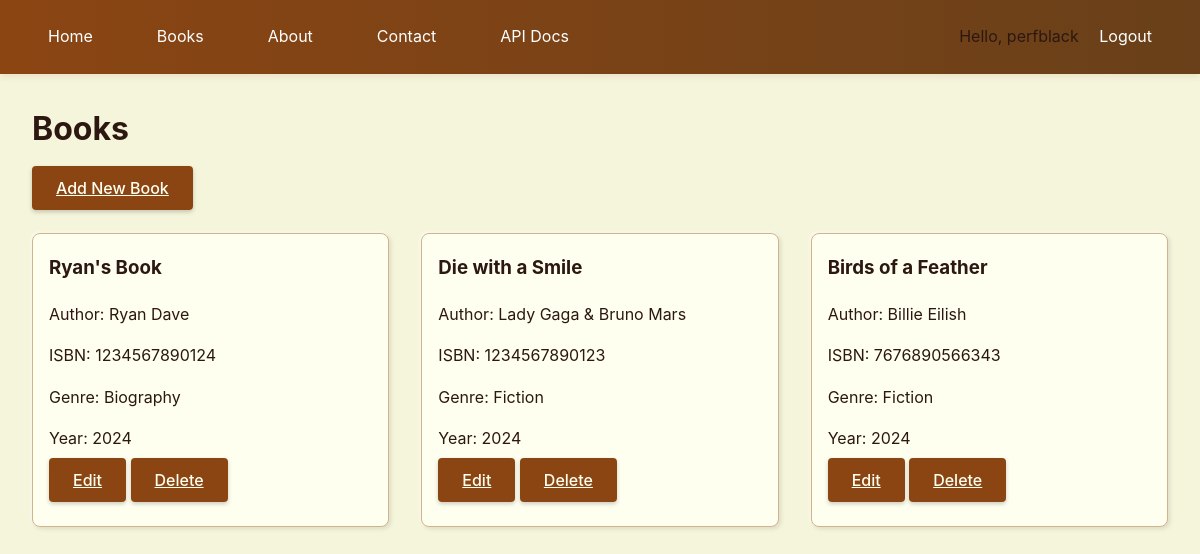
The page /books (signed in) on the database its author committed.
### app/models/user.py (models this page shows, shortened)
class User(UserMixin, db.Model):
    id = db.Column(db.Integer, primary_key=True)  # Primary key
    username = db.Column(db.String(64), unique=True, nullable=False)  # Unique username
    email = db.Column(db.String(120), unique=True, nullable=False)  # Unique email
    password_hash = db.Column(db.String(128))  # Hashed password storage
    books = db.relationship(
        'Book',
        backref='owner',  # Adds owner property to Book model
        lazy='dynamic',  # Lazy loading for performance
        cascade='all, delete-orphan'  # Delete books when user is deleted
    )

### app/models/book.py (models this page shows, shortened)
class Book(db.Model):
    id = db.Column(db.Integer, primary_key=True)
    title = db.Column(db.String(100), nullable=False)
    author = db.Column(db.String(100), nullable=False)
    year = db.Column(db.Integer)
    isbn = db.Column(db.String(13), unique=True, nullable=True)  # Standard ISBN-13 length
    genre = db.Column(db.String(50))
    created_at = db.Column(
        db.DateTime,
        default=lambda: datetime.now(timezone.utc)
    )
    user_id = db.Column(db.Integer, db.ForeignKey('user.id'))

### app/routes.py (the view)
@app.route('/books')
@login_required
def books_list():
    books = Book.query.filter_by(user_id=current_user.id).all()
    return render_template('books/list.html', books=books)

### app/models/user.py (called while the page is built)
@login_manager.user_loader
def load_user(id: int) -> Optional['User']:
    return User.query.get(int(id))

### app/templates/books/list.html
{% extends "base.html" %} {% block title %}Books{% endblock %} {% block content
%}
<div class="book-list-header">
  <h1>Books</h1>
  <a href="{{ url_for('add_book') }}" class="btn">Add New Book</a>
</div>
<div class="book-list">
  {% for book in books %}
  <div class="book">
    <h3>{{ book.title }}</h3>
    <p>Author: {{ book.author }}</p>
    <p>ISBN: {{ book.isbn }}</p>
    <p>Genre: {{ book.genre }}</p>
    <p>Year: {{ book.year }}</p>
    <a href="{{ url_for('edit_book', id=book.id) }}" class="btn">Edit</a>
    <a
      href="{{ url_for('delete_book', id=book.id) }}"
      class="btn"
      onclick="return confirm('Are you sure?')"
      >Delete</a
    >
  </div>
  {% endfor %}
</div>
{% endblock %}

### app/templates/base.html (shortened to what this page needs)
<!DOCTYPE html>
<html>
  <head>
    <link
      rel="stylesheet"
      href="{{ url_for('static', filename='css/style.css') }}"
    />
  </head>
  <body>
    <nav>
      <div class="nav-left">
        <a href="{{ url_for('home') }}">Home</a>
        <a href="{{ url_for('books_list') }}">Books</a>
        <a href="{{ url_for('about') }}">About</a>
        <a href="{{ url_for('contact') }}">Contact</a>
        {% if current_user.is_authenticated %}
        <a href="/api/docs">API Docs</a>
        {% endif %}
      </div>
      <div class="nav-right">
        {% if current_user.is_authenticated %}
        <span class="username">Hello, {{ current_user.username }}</span>
        <a href="{{ url_for('logout') }}">Logout</a>
        {% else %}
        <a href="{{ url_for('login') }}">Login</a>
        <a href="{{ url_for('register') }}">Sign Up</a>
        {% endif %}
      </div>
    </nav>
     {% block content %}{% endblock %}
  </body>
</html>

### app/static/css/style.css (style rules this page uses)
:root { --primary: #8b4513; --primary-dark: #694019; --secondary: #475569; --background: #f5f5dc; --surface: #fffff0; --text: #2c1810; --text-light: #5c4033; --secondary: #704214; --border: #d2b48c; --shadow: 0 4px 6px -1px rgba(139, 69, 19, 0.1); }
body { font-family: "Inter", system-ui, sans-serif; margin: 0; padding: 0; background: var(--background); color: var(--text); line-height: 1.6; }
nav { background: linear-gradient(to right, var(--primary), var(--primary-dark)); padding: 1em 2em; display: flex; justify-content: space-between; align-items: center; position: sticky; top: 0; z-index: 100; box-shadow: var(--shadow); }
.nav-left { display: flex; gap: 2em; }
nav a { color: white; text-decoration: none; padding: 0.5em 1em; border-radius: 6px; transition: background-color 0.2s; }
.book-list { display: grid; grid-template-columns: repeat(auto-fill, minmax(300px, 1fr)); gap: 2rem; margin: 2rem auto; padding: 0 2rem; }
.book-list-header { display: flow-root; margin: 0.5rem auto; padding: 0 2rem; }
.book { background: var(--surface); border: 1px solid var(--border); border-radius: 8px; box-shadow: 2px 2px 4px rgba(0, 0, 0, 0.1), -1px -1px 3px rgba(255, 255, 255, 0.7); transition: transform 0.2s; padding: 0 0 2rem 1rem; }
.btn { padding: 0.75rem 1.5rem; background: var(--primary); color: var(--surface); border: none; border-radius: 4px; box-shadow: 0 2px 4px rgba(0, 0, 0, 0.2); cursor: pointer; font-weight: 500; transition: all 0.2s; }

### rows shown on the page
User: username "perfblack"
Book: title "Ryan's Book", author "Ryan Dave", isbn "1234567890124", genre "Biography", year "2024"
Book: title "Die with a Smile", author "Lady Gaga & Bruno Mars", isbn "1234567890123", genre "Fiction", year "2024"
Book: title "Birds of a Feather", author "Billie Eilish", isbn "7676890566343", genre "Fiction", year "2024"
